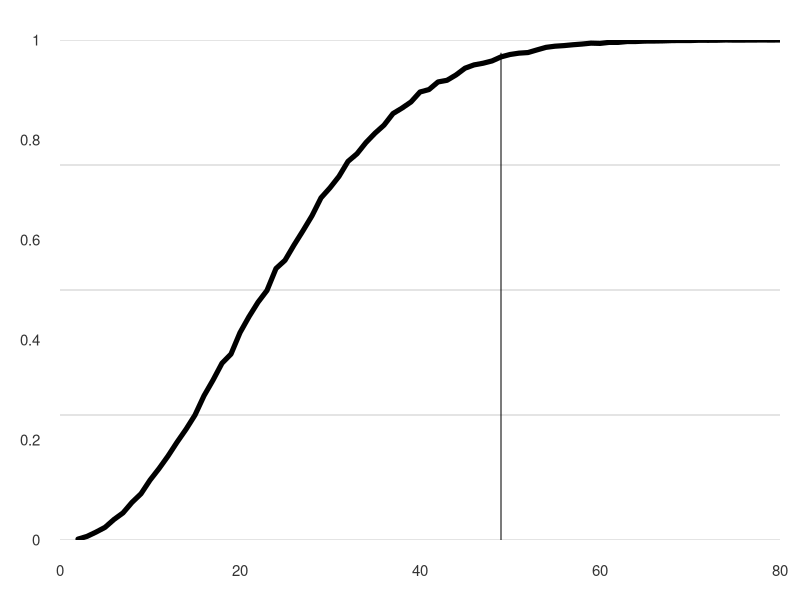

Source code (R):
## ---- chunk 1
#| output: false
#| code-fold: false

nr_people <- 25 
simulate_birthdays <- function(nr_people, nr_sim = 10000) {
	birthday_events <- replicate(n = nr_sim, {
		birthdays <- sample(x = 1:365, size = nr_people, replace = TRUE)
		anyDuplicated(birthdays) > 0
	})
	mean(birthday_events)  # this returns implicitly!
}
pr_same_bday <- simulate_birthdays(nr_people)
bday_match_size <- sapply(2:90, simulate_birthdays, nr_sim = 10000)

## ---- chunk 2
#| output: true
#| warning: false
#| code-fold: true
#| code-summary: Show the visualization code
#| fig-cap: "Probability of matching birthdays as a function of the number of people"
#| column: margin

par(mar = c(3, 3, 2, 1), # Dist' from plot to side of page
    mgp = c(2, 0.4, 0), # Dist' plot to label
    las = 1, # Rotate y-axis text
    tck = -.01, # Reduce tick length
    xaxs = "i", yaxs = "i") # Remove plot padding

plot(
	x = 2:90, y = bday_match_size, 
	type = "l", lty = 1, lwd = 5,
	xlab = "", ylab = "", # Labels
	axes = FALSE, # Don't plot the axes
	frame.plot = FALSE, # Remove the frame
	xlim = c(0, 80), ylim = c(0, 1), # Limits
	panel.first = abline(h = seq(0, 1, 0.25), col = "grey80")
)
segments(49, bday_match_size[50], 49, 0)

at <- pretty(2:90)
mtext(side = 1, text = at, at = at,
      col = "grey20", line = 1, cex = 0.9)
at = pretty(bday_match_size)
mtext(side = 2, text = at, at = at, col = "grey20", line = 1, cex = 0.9)

